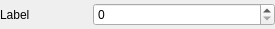
<?xml version="1.0" encoding="UTF-8"?>
<ui version="4.0">
 <class>QIlangIntLineUI</class>
 <widget class="QWidget" name="QIlangIntLineUI">
  <property name="geometry">
   <rect>
    <x>0</x>
    <y>0</y>
    <width>275</width>
    <height>29</height>
   </rect>
  </property>
  <property name="windowTitle">
   <string>Ilang Int Line</string>
  </property>
  <layout class="QHBoxLayout" name="horizontalLayout">
   <property name="spacing">
    <number>2</number>
   </property>
   <property name="leftMargin">
    <number>0</number>
   </property>
   <property name="topMargin">
    <number>0</number>
   </property>
   <property name="rightMargin">
    <number>0</number>
   </property>
   <property name="bottomMargin">
    <number>0</number>
   </property>
   <item>
    <widget class="QLabel" name="label">
     <property name="sizePolicy">
      <sizepolicy hsizetype="Preferred" vsizetype="Preferred">
       <horstretch>1</horstretch>
       <verstretch>0</verstretch>
      </sizepolicy>
     </property>
     <property name="lineWidth">
      <number>1</number>
     </property>
     <property name="text">
      <string>Label</string>
     </property>
     <property name="margin">
      <number>4</number>
     </property>
     <property name="indent">
      <number>0</number>
     </property>
    </widget>
   </item>
   <item>
    <widget class="QSpinBox" name="spinBox">
     <property name="sizePolicy">
      <sizepolicy hsizetype="Minimum" vsizetype="Fixed">
       <horstretch>2</horstretch>
       <verstretch>0</verstretch>
      </sizepolicy>
     </property>
     <property name="frame">
      <bool>true</bool>
     </property>
    </widget>
   </item>
  </layout>
 </widget>
 <layoutdefault spacing="2" margin="2"/>
 <resources/>
 <connections/>
</ui>
